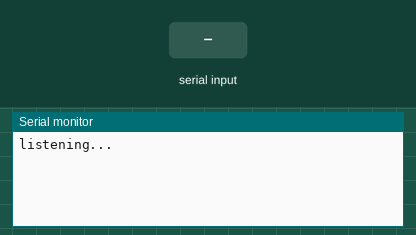
The sketch below on a simulated Arduino Uno, built with avr-gcc and run on an emulated ATmega328P. On the bench: the last lines printed to the serial monitor. The test bench sets the inputs (shaded band).

Above: at 1.2 s.
1.3 s: "1" received over Serial
At 3.1 s:
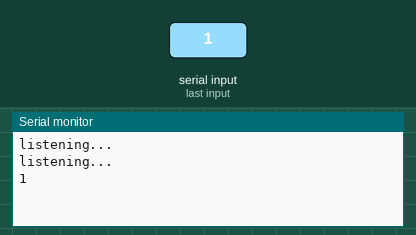
4.0 s: "0" received over Serial
5.5 s: "2" received over Serial
At 7.3 s:
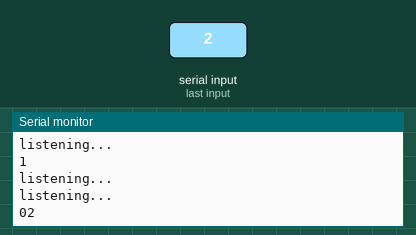

Measured:
- after the input at 1.3 s, the serial monitor: prints a new line after 1.2 s (image 1)
- after the input at 5.5 s, the serial monitor: prints a new line after 1.0 s (image 2)

The sketch:

sketch_mar23a.ino
```cpp
void setup(){
 Serial.begin(9600);
}
String recieved;

void loop(){
  Serial.println("listening...");
 if(Serial.available() > 0){
  recieved = Serial.readString();
  Serial.println(recieved);
 }

 delay(1500);
}
```
